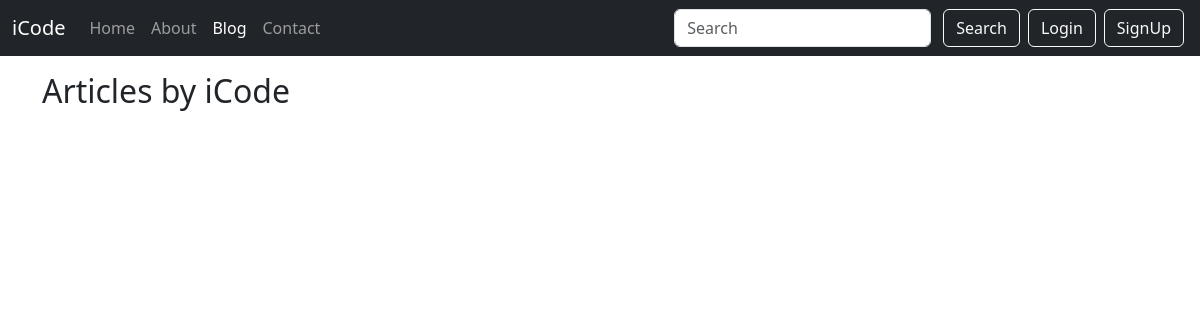
The page /blog/ on the database as committed earlier.
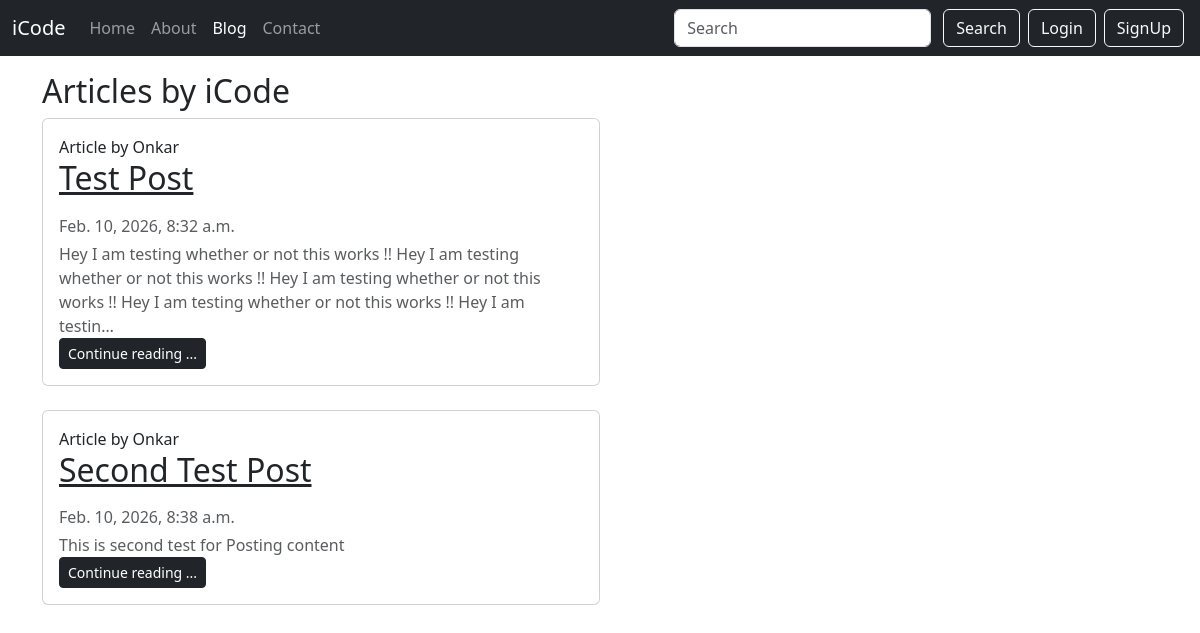
The same page on the database as committed later.
### blog/models.py (models this page shows, shortened)
class Post(models.Model):
    sno = models.AutoField(primary_key=True)
    title = models.CharField(max_length=255)
    content = models.TextField()
    author = models.CharField(max_length=13)
    slug = models.CharField(max_length=130)
    timeStamp = models.DateTimeField(blank=True)

### blog/views.py (the view)
# urls.py: path('', views.blogHome, name='blogHome'),
def blogHome(request):
    allPosts = Post.objects.all()
    context = {'allPosts':allPosts}
    return render(request, 'blog/blogHome.html', context)

### templates/blog/blogHome.html (shortened to what this page needs)
{% extends "base.html" %}
{% block blogactive %} active {% endblock blogactive %}
{% block body %}
<div class="container my-3">
    <h2> Articles by iCode </h2>
    {% for post in allPosts%}
    <div class="col-md-6">
          <div class="card flex-md-row mb-4 box-shadow h-md-250">
            <div class="card-body d-flex flex-column align-items-start">
              <div class="text-dark">Article by {{post.author}}</div>
              <h2 class="mb-3"><a class="text-dark" href="/blog/{{post.slug}}">{{post.title}}</a></h2>
              <div class="mb-1 text-muted">{{post.timeStamp}}</div>
              <div class="text-muted">{{post.content | truncatechars:200}}</div>
              <a class="btn btn-dark btn-sm" href="/blog/{{post.slug}}" role="button"> Continue reading ... </a>
            </div>
          </div>
    </div>
    {% endfor %}
</div>
{% endblock body %}

Rows that differ between the two databases and show on the page:
added Post: author "Onkar", title "Test Post", timeStamp "Feb. 10, 2026, 8:32 a.m.", content "Hey I am testing whether or not this works !! Hey I am testing whether or not this works !! Hey I am testing whether or not this works !! Hey I am testing whether or not this works !! Hey I am testin…"
added Post: author "Onkar", title "Second Test Post", timeStamp "Feb. 10, 2026, 8:38 a.m.", content "This is second test for Posting content"
